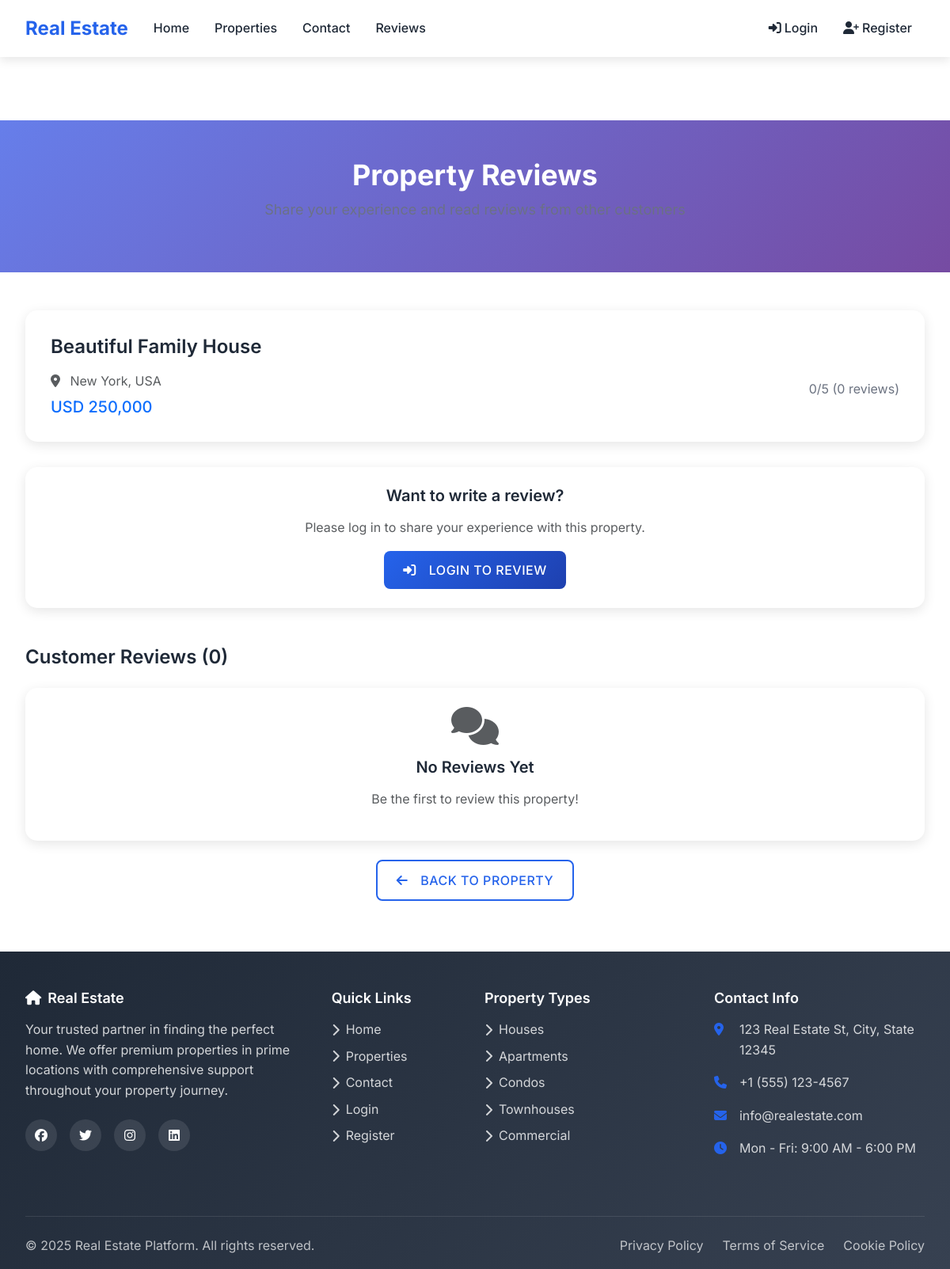
The app's page /reviews.php?property_id=1 with its own data.
### tables this page shows
CREATE TABLE `properties` (
  `id` int(11) NOT NULL AUTO_INCREMENT,
  `propertiesname` varchar(200) NOT NULL,
  `slug` varchar(220) DEFAULT NULL,
  `description` text DEFAULT NULL,
  `price_id` int(11) NOT NULL,
  `user_id` int(11) NOT NULL,
  `property_type_id` int(11) NOT NULL,
  `location_id` int(11) NOT NULL,
  `status` enum('available','sold','rented','pending','inactive') DEFAULT 'available',
  `status_reason` varchar(255) DEFAULT NULL,
  `bedrooms` int(11) DEFAULT 0,
  `bathrooms` int(11) DEFAULT 0,
  `area_sqft` int(11) DEFAULT NULL,
  `year_built` year(4) DEFAULT NULL,
  `parking_spaces` int(11) DEFAULT 0,
  `images` text DEFAULT NULL,
  `video_url` varchar(500) DEFAULT NULL,
  `virtual_tour_url` varchar(500) DEFAULT NULL,
  `floor_plan_url` varchar(500) DEFAULT NULL,
  `energy_rating` varchar(10) DEFAULT NULL,
  `features` longtext DEFAULT NULL CHECK (json_valid(`features`)),
  `address_details` text DEFAULT NULL,
  `hoa_fees` decimal(10,2) DEFAULT NULL,
  `property_tax` decimal(10,2) DEFAULT NULL,
  `insurance_cost` decimal(10,2) DEFAULT NULL,
  `mls_number` varchar(50) DEFAULT NULL,
  `listing_date` date DEFAULT NULL,
  `open_house_date` date DEFAULT NULL,
  `open_house_time` time DEFAULT NULL,
  `is_featured` tinyint(1) DEFAULT 0,
  `views_count` int(11) DEFAULT 0,
  `created_at` timestamp NOT NULL DEFAULT current_timestamp(),
  `updated_at` timestamp NOT NULL DEFAULT current_timestamp() ON UPDATE current_timestamp(),
  PRIMARY KEY (`id`),
  UNIQUE KEY `uk_slug` (`slug`),
  KEY `idx_user` (`user_id`),
  KEY `idx_property_type` (`property_type_id`),
  KEY `idx_location` (`location_id`),
  KEY `idx_price` (`price_id`),
  KEY `idx_status` (`status`),
  KEY `idx_featured` (`is_featured`),
  KEY `idx_status_featured` (`status`, `is_featured`),
  KEY `idx_type_location` (`property_type_id`, `location_id`),
  KEY `idx_price_bedrooms` (`price_id`, `bedrooms`),
  KEY `idx_search_filter` (`status`, `property_type_id`, `location_id`, `price_id`),
  KEY `idx_property_details` (`bedrooms`, `bathrooms`, `area_sqft`),
  KEY `idx_listing_date` (`listing_date`, `created_at`),
  FULLTEXT KEY `ft_search` (`propertiesname`, `description`)
);

CREATE TABLE `locations` (
  `id` int(11) NOT NULL AUTO_INCREMENT,
  `city` varchar(100) NOT NULL,
  `region` varchar(100) NOT NULL,
  `country` varchar(100) DEFAULT 'USA',
  `postal_code` varchar(20) DEFAULT NULL,
  `latitude` decimal(10,8) DEFAULT NULL,
  `longitude` decimal(11,8) DEFAULT NULL,
  `is_active` tinyint(1) DEFAULT 1,
  `created_at` timestamp NOT NULL DEFAULT current_timestamp(),
  PRIMARY KEY (`id`),
  UNIQUE KEY `uk_location` (`city`, `region`, `country`),
  KEY `idx_city` (`city`)
);

CREATE TABLE `prices` (
  `id` int(11) NOT NULL AUTO_INCREMENT,
  `amount` decimal(15,2) NOT NULL,
  `currency` varchar(3) DEFAULT 'USD',
  `price_type` enum('sale','rent_monthly','rent_weekly','rent_daily') DEFAULT 'sale',
  `is_negotiable` tinyint(1) DEFAULT 1,
  `created_at` timestamp NOT NULL DEFAULT current_timestamp(),
  `updated_at` timestamp NOT NULL DEFAULT current_timestamp() ON UPDATE current_timestamp(),
  PRIMARY KEY (`id`),
  KEY `idx_amount` (`amount`),
  KEY `idx_price_type` (`price_type`)
);

### includes/route.php (called while the page is built, shortened)
<?php
function isLoggedIn() {
    return isset($_SESSION['user_id']) && !empty($_SESSION['user_id']);
}

### reviews.php (the view, shortened to what this page needs)
<?php
include('./Database/connection.php');
include('./includes/route.php');
$property_id = isset($_GET['property_id']) ? (int)$_GET['property_id'] : 0;
$property = null;
if ($property_id > 0) {
    $property_stmt = $conn->prepare("SELECT p.propertiesname, p.description, pr.amount, pr.currency, pt.type_name, l.city, l.country FROM properties p JOIN prices pr ON p.price_id = pr.id JOIN property_types pt ON p.property_type_id = pt.id JOIN locations l ON p.location_id = l.id WHERE p.id = ?");
    $property_stmt->bind_param("i", $property_id);
    $property_stmt->execute();
    $property_result = $property_stmt->get_result();
    $property = $property_result->fetch_assoc();
}
$reviews = [];
if ($property_id > 0) {
    $reviews_query = "SELECT pr.rating, pr.review_text, pr.created_at, u.first_name, u.last_name
                     FROM property_reviews pr
                     JOIN users u ON pr.user_id = u.id
                     WHERE pr.property_id = ? AND pr.is_approved = TRUE
                     ORDER BY pr.created_at DESC";
    $reviews_stmt = $conn->prepare($reviews_query);
    $reviews_stmt->bind_param("i", $property_id);
    $reviews_stmt->execute();
    $reviews_result = $reviews_stmt->get_result();
    $reviews = $reviews_result->fetch_all(MYSQLI_ASSOC);
}
$avg_rating = 0;
$total_reviews = count($reviews);
include('./includes/header.php');
?>
<?php include('./includes/nav.php'); ?>
<section class="page-header text-center">
    <div class="container">
        <h1 class="page-title">Property Reviews</h1>
        <p class="page-subtitle">Share your experience and read reviews from other customers</p>
    </div>
</section>
<div class="container my-5">
    <?php if ($property): ?>
        <div class="property-summary">
            <div class="row align-items-center">
                <div class="col-md-8">
                    <h3><?= htmlspecialchars($property['propertiesname']); ?></h3>
                    <p class="text-muted mb-2">
                        <i class="fas fa-map-marker-alt me-2"></i>
                        <?= htmlspecialchars($property['city'] . ', ' . $property['country']); ?>
                    </p>
                    <p class="text-primary h5 mb-0">
                        <?= htmlspecialchars($property['currency']); ?> <?= number_format($property['amount']); ?>
                    </p>
                </div>
                <div class="col-md-4 text-md-end">
                    <div class="rating-summary">
                        <div class="rating-stars">
                        </div>
                        <p class="mb-0"><?= $avg_rating; ?>/5 (<?= $total_reviews; ?> reviews)</p>
                    </div>
                </div>
            </div>
        </div>
        <?php if (isLoggedIn()): ?>
            <div class="review-card">
                <h4>Write a Review</h4>
                <form method="POST" id="reviewForm">
                    <input type="hidden" name="property_id" value="<?= $property_id; ?>">
                    <div class="mb-3">
                        <label class="form-label">Rating</label>
                        <div class="star-rating-input">
                            <?php for ($i = 1; $i <= 5; $i++): ?>
                                <i class="fas fa-star star-rating" data-rating="<?= $i; ?>"></i>
                            <?php endfor; ?>
                            <input type="hidden" name="rating" id="ratingInput" required>
                        </div>
                    </div>
                    <div class="mb-3">
                        <label for="review_text" class="form-label">Your Review</label>
                        <textarea class="form-control" id="review_text" name="review_text" rows="4"
                                placeholder="Share your experience with this property..." required></textarea>
                    </div>
                    <button type="submit" name="submit_review" class="btn btn-primary">
                        <i class="fas fa-paper-plane me-2"></i>Submit Review
                    </button>
                </form>
            </div>
        <?php else: ?>
            <div class="review-card text-center">
                <h4>Want to write a review?</h4>
                <p class="text-muted">Please log in to share your experience with this property.</p>
                <a href="login.php" class="btn btn-primary">
                    <i class="fas fa-sign-in-alt me-2"></i>Login to Review
                </a>
            </div>
        <?php endif; ?>
        <h3 class="mt-5 mb-4">Customer Reviews (<?= $total_reviews; ?>)</h3>
        <?php if (empty($reviews)): ?>
            <div class="review-card text-center">
                <i class="fas fa-comments fa-3x text-muted mb-3"></i>
                <h4>No Reviews Yet</h4>
                <p class="text-muted">Be the first to review this property!</p>
            </div>
        <?php endif; ?>
        <div class="text-center mt-4">
            <a href="property_details.php?id=<?= $property_id; ?>" class="btn btn-outline-primary">
                <i class="fas fa-arrow-left me-2"></i>Back to Property
            </a>
        </div>
    <?php endif; ?>
</div>
<?php include('./includes/footer.php'); ?>

### css/main.css (style rules this page uses)
:root { --primary-color: #2563eb; --primary-dark: #1e40af; --primary-light: #3b82f6; --secondary-color: #667eea; --secondary-dark: #764ba2; --success-color: #10b981; --warning-color: #f59e0b; --danger-color: #ef4444; --info-color: #06b6d4; --dark-color: #1f2937; --light-color: #f8fafc; --white-color: #ffffff; --text-muted: #6b7280; --border-color: #e5e7eb; --gradient-primary: linear-gradient(135deg, var(--primary-color), var(--primary-dark)); --gradient-secondary: linear-gradient(135deg, var(--secondary-color), var(--secondary-dark)); --gradient-hero: linear-gradient(135deg, #667eea 0%, #764ba2 100%); --shadow-sm: 0 2px 4px rgba(0, 0, 0, 0.1); --shadow-md: 0 4px 12px rgba(0, 0, 0, 0.1); --shadow-lg: 0 10px 30px rgba(0, 0, 0, 0.1); --shadow-xl: 0 20px 40px rgba(0, 0, 0, 0.15); --radius-sm: 8px; --radius-md: 12px; --radius-lg: 15px; --radius-xl: 20px; --transition-fast: 0.2s ease; --transition-normal: 0.3s ease; --transition-slow: 0.5s ease; --text-xs: 0.75rem; --text-sm: 0.875rem; --text-base: 1rem; --text-lg: 1.125rem; --text-xl: 1.25rem; --text-2xl: 1.5rem; --text-3xl: 1.875rem; --text-4xl: 2.25rem; }
* { margin: 0; padding: 0; box-sizing: border-box; }
html { scroll-behavior: smooth; }
body { font-family: 'Inter', 'Segoe UI', Tahoma, Geneva, Verdana, sans-serif; line-height: 1.6; color: var(--dark-color); background-color: var(--white-color); font-size: 1rem; padding-top: 76px; }
h1, h2, h3, h4, h5, h6 { font-weight: 600; line-height: 1.2; margin-bottom: 1rem; }
h1 { font-size: 2.25rem; }
h3 { font-size: 1.5rem; }
h4 { font-size: 1.25rem; }
p { margin-bottom: 1rem; color: var(--text-muted); }
a { text-decoration: none; color: var(--primary-color); transition: color var(--transition-normal); }
.btn { border-radius: var(--radius-sm); padding: 0.75rem 1.5rem; font-weight: 500; text-transform: uppercase; letter-spacing: 0.5px; transition: all var(--transition-normal); border: none; cursor: pointer; display: inline-flex; align-items: center; gap: 0.5rem; }
.btn-primary { background: var(--gradient-primary); color: var(--white-color); }
.btn-outline-primary { border: 2px solid var(--primary-color); color: var(--primary-color); background: transparent; }
.page-header { background: var(--gradient-hero); color: var(--white-color); padding: 3rem 0; text-align: center; }
.page-title { font-size: var(--text-4xl); font-weight: 700; margin-bottom: 0.5rem; }
.page-subtitle { font-size: var(--text-lg); opacity: 0.9; }
@media (max-width: 1200px) { .container { max-width: 100%; padding: 0 2rem; } }

### reviews.php (style rules this page uses)
.page-header { background: linear-gradient(135deg, #667eea 0%, #764ba2 100%); color: white; padding: 3rem 0; margin-top: 76px; }
.review-card { background: white; border-radius: 15px; padding: 1.5rem; box-shadow: 0 4px 15px rgba(0, 0, 0, 0.1); margin-bottom: 1.5rem; }
.rating-stars { color: #ffc107; margin-bottom: 0.5rem; }
.property-summary { background: white; border-radius: 15px; padding: 2rem; box-shadow: 0 4px 15px rgba(0, 0, 0, 0.1); margin-bottom: 2rem; }

### records on screen
properties: propertiesname "Beautiful Family House", location.country "New York, USA", price.currency "USD", price.amount "250,000"

### other values on screen
$avg_rating "0"
$total_reviews "0"
